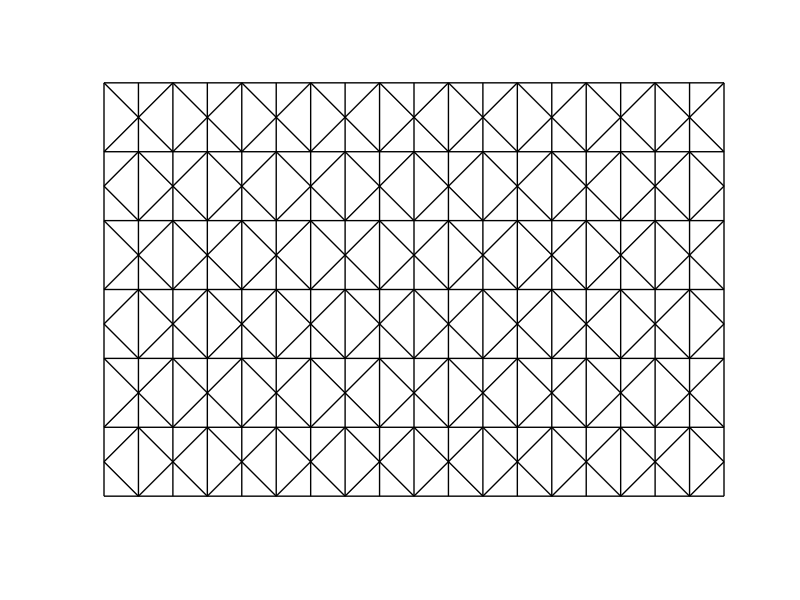

Recreate this plot in MATLAB. (Note: this script raises an error after producing the figure.)
%Generates figures used for lasercutting origami collapsing sphere
%Save output figures as .svg then pop over to a cutter
%Nathan Justus - Feb 1, 2024

clear all

%% Define design parameters and cutfile storage location

%Unit length
L = 1;
%Number of rows
R = 6;
%Number of columns
C = 9;


%Line width for plotting
lw = 1;
%Check if figures folder exists, make it if not
if ~exist('origamiFigures','dir')
    mkdir('origamiFigures');
end
%Make folder to save figures
mkdir('origamiFigures',['Sphere_','R',num2str(R),'C',num2str(C)]);
%File preamble
pbl = ['origamiFigures\','Sphere_','R',num2str(R),'C',num2str(C),'\'];
%File ending
fend = ['_R',num2str(R),'C',num2str(C),'.svg'];
%Boolean to close figures after generating and saving
closeTheFigures = false;

%% Generate etch-pattern for main cylinder

%Set up figure for plotting
fig1 = figure(1);
clf;
hold on;
set(fig1,'Units','inches');

for row = 1:R
    for col = 1:C

        xL = (col-1)*L;
        xm = xL + L/2;
        xR = xL + L;
        yB = (row-1)*L;
        ym = yB + L/2;
        yT = yB + L;

        if mod(row,2)
            xs = [xL,xm,xR,xm,xL];
            ys = [ym,yT,ym,yB,ym];
            plot(xs,ys,'k','LineWidth',lw);
        else
            x1s = [xL,xm,xR];
            y1s = [yT,ym,yT];
            x2s = [xL,xm,xR];
            y2s = [yB,ym,yB];
            plot(x1s,y1s,'k','LineWidth',lw);
            plot(x2s,y2s,'k','LineWidth',lw);
        end

    end
end

for i = 1:(R+1)
    y = L*(i-1);
    plot([0,C*L],[y,y],'k','LineWidth',lw);
end
for j = 1:.5:(C+1)
    x = L*(j-1);
    plot([x,x],[0,R*L],'k','LineWidth',lw);
end

set(gca,'xtick',[])
set(gca,'xticklabel',[])
set(gca,'ytick',[])
set(gca,'yticklabel',[])
set(gca,'visible','off');
axis equal;
axis off;

axis([0,C*L,0,R*L]);
fig1.Position = [1,1,C*L,R*L];
saveas(fig1,[pbl,'SphereEtch',fend]);

%% Generate the cut pattern outline for the main cylinder

%Can do a separate figure or just plot a different color on the same plot
fig2 = figure(2);
clf;
hold on;
set(fig2,'Units','inches');

xs = [0,C*L,C*L,0,0];
ys = [0,0,R*L,R*L,0];
plot(xs,ys,'r','LineWidth',lw);

set(gca,'xtick',[])
set(gca,'xticklabel',[])
set(gca,'ytick',[])
set(gca,'yticklabel',[])
set(gca,'visible','off');
axis equal;
axis off;

axis([0,C*L,0,R*L]);
fig2.Position = [1,1,C*L,R*L];
saveas(fig2,[pbl,'SphereCut',fend]);

if closeTheFigures
    close all
end

